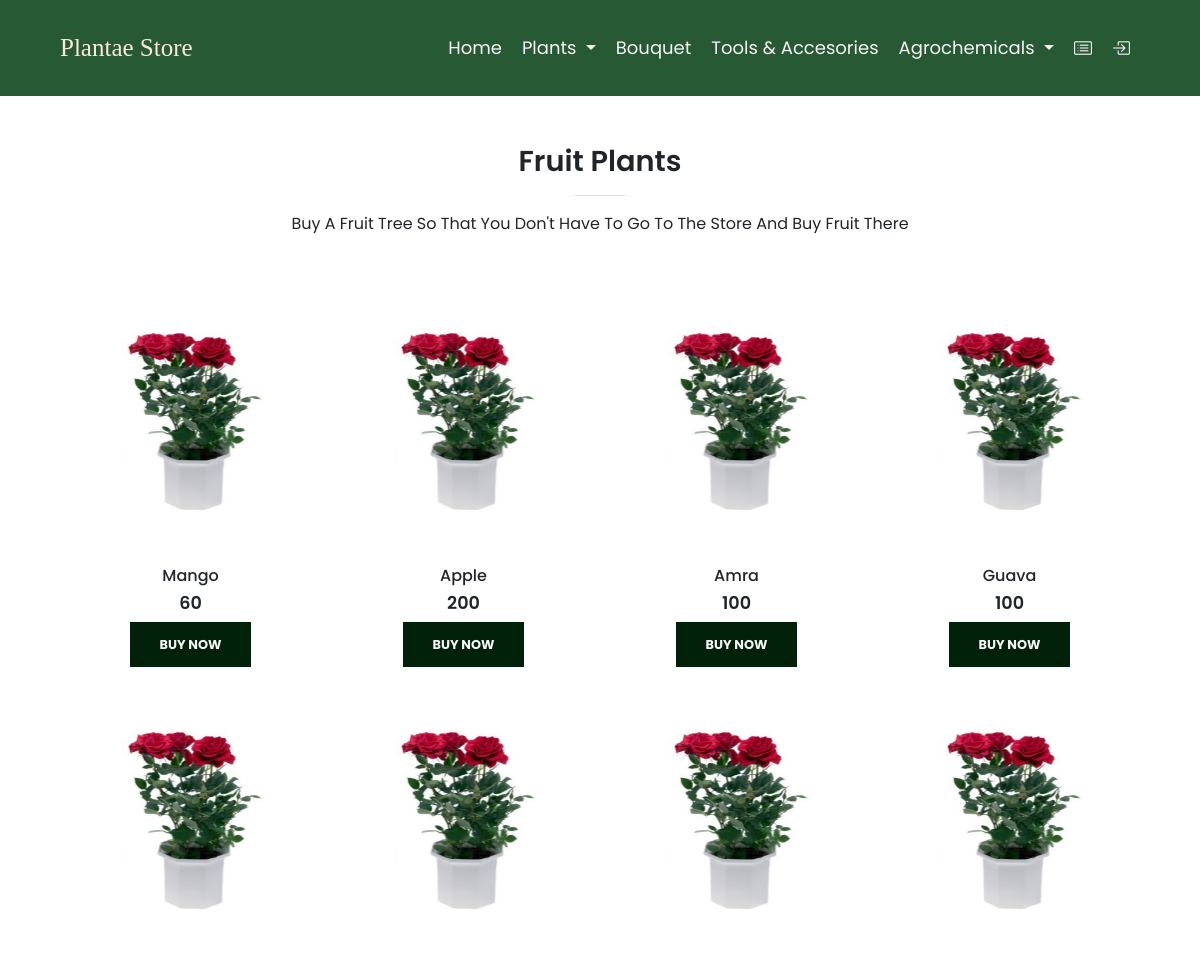
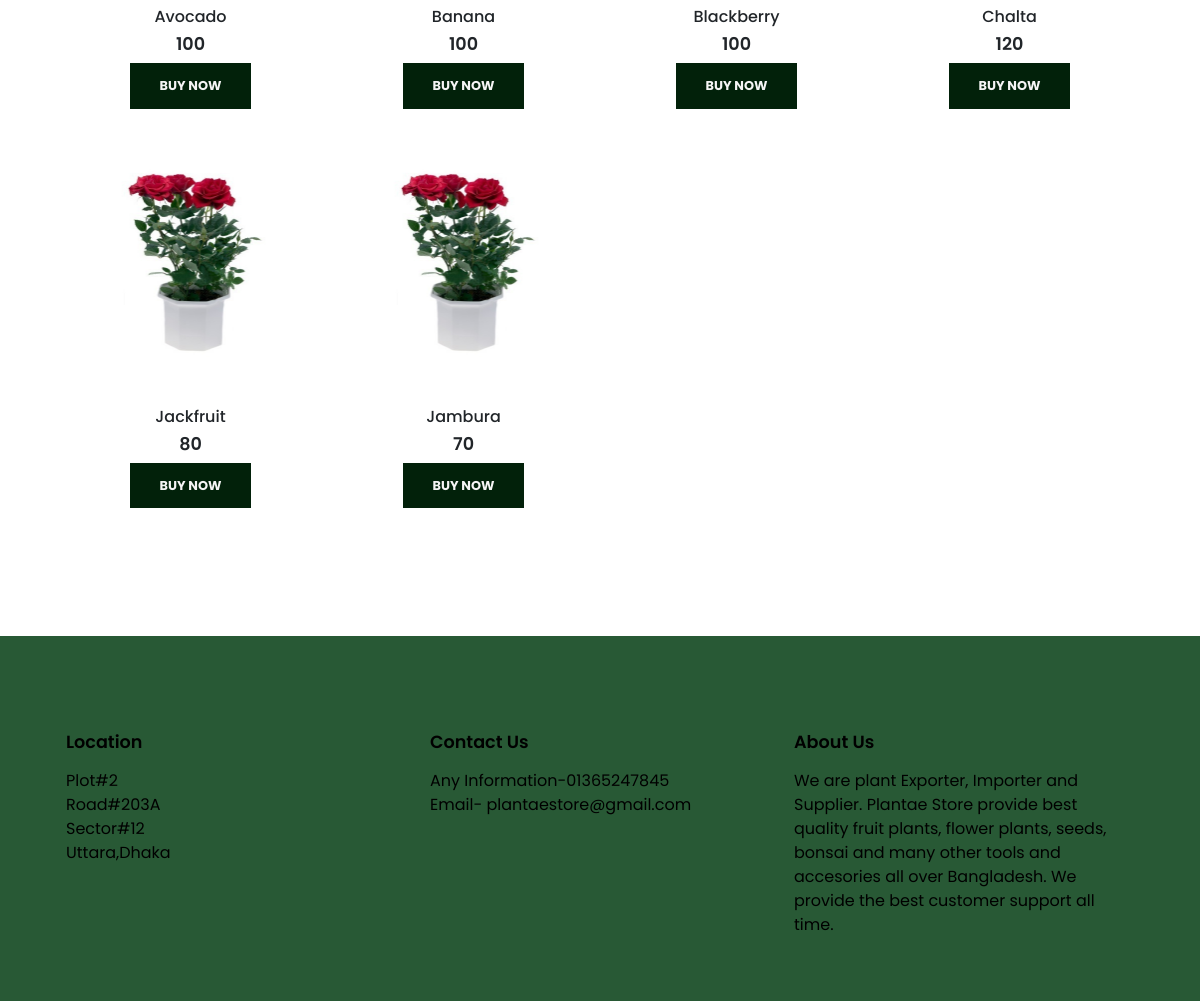
Page /fruitplant.php on the committed database (2 pictures, top to bottom).
### tables this page shows
CREATE TABLE `plant` (
  `P_ID` int(11) NOT NULL,
  `Name` varchar(255) NOT NULL,
  `Taka` varchar(255) NOT NULL,
  `Image` varchar(255) NOT NULL,
  `Type` varchar(255) NOT NULL
);

### fruitplant.php (the view, shortened to what this page needs)
<?php
include "dbConnection.php";
?>
<!DOCTYPE html>
<html lang="en">
<head>
   <link rel="stylesheet" href="https://stackpath.bootstrapcdn.com/bootstrap/4.1.3/css/bootstrap.min.css"
>
   <link href="https://cdn.jsdelivr.net/npm/bootstrap@5.0.0-beta3/dist/css/bootstrap.min.css" rel="stylesheet"
>
   <link rel="stylesheet" href="https://cdn.jsdelivr.net/npm/bootstrap-icons@1.8.1/font/bootstrap-icons.css">
   <link rel="stylesheet" href="style.css">
</head>
<body>
   <div class="head2">
      <nav class="navbar fixed-top navbar-expand-lg navbar-light bg-light py-4">
         <a class="navbar-brand" href="#">Plantae Store</a>
         <div class="collapse navbar-collapse" id="navbarNavDropdown">
            <ul class="navbar-nav ml-auto">
               <li class="nav-item ">
                  <a class="nav-link" href="index.php">Home <span class="sr-only"></span></a>
               </li>
               <li class="nav-item dropdown">
                  <a class="nav-link dropdown-toggle" href="#" id="navbarDropdownMenuLink" data-toggle="dropdown"
                     aria-haspopup="true" aria-expanded="false">
                     Plants
                  </a>
               </li>
               <li class="nav-item">
                  <a class="nav-link" href="bouqet.php">Bouquet</a>
               </li>
               <li class="nav-item">
                  <a class="nav-link" href="tools.php">Tools & Accesories</a>
               </li>
               <li class="nav-item dropdown">
                  <a class="nav-link dropdown-toggle" href="#" id="navbarDropdownMenuLink" data-toggle="dropdown"
                     aria-haspopup="true" aria-expanded="false">
                     Agrochemicals
                  </a>
               </li>
               <li class="nav-item">
                  <a class="nav-link bi bi-card-list" href="#"></a>
               </li>
               <li class="nav-item">
                  <a class="nav-link  bi bi-box-arrow-in-right" href="userIndex.php"></a>
               </li>
            </ul>
         </div>
      </nav>
   </div>
   <section id="featured " class="pt-5 pb-5">
    <div class="container text-center mt-5 py-5">
       <h2>Fruit Plants</h2>
       <hr class="mx-auto">
       <p> Buy a fruit tree so that you don't have to go to the store and buy fruit there</p>
    </div>
    <div class="row mx-auto container">
    <?php
$query = "select * from plant where Type ='Fruit'";
$rs = mysqli_query($conn, $query);
while ($row = mysqli_fetch_array($rs)) {
?>
   <div class="product text-center col-lg-3 col-md-4 col-12">
      <img class="img-fluid mb-3" src="images/rose.jpg"style="height: 250px" />
      <h5 class="p-name"><?php echo $row['Name']?></h5>
      <h4 class="p-price"><?php echo $row['Taka']?></h4>
      <form method="post">
      <button  name="shop" class="'buy-btn">Buy Now</button>
      </form>
   </div>
   <?php
}
?>
   </div>
 </section>
 <div class="foot">
   <footer class="mt-5 py-5">
      <div class="row container mx-auto pt-5">
         <div class="footer-one col-lg-4 col-md-8 col-12">
            <h4 class="pb-2">Location</h4>
            <p>Plot#2<br>Road#203A<br>Sector#12<br>Uttara,Dhaka</p>
         </div>
         <div class="footer-one col-lg-4 col-md-8 col-12">
            <h4 class="pb-2">Contact Us</h4>
            <p>Any Information-01365247845<br>Email- plantaestore@gmail.com</p>
         </div>
         <div class="footer-one col-lg-4 col-md-8 col-12">
            <h4 class="pb-2">About Us</h4>
            <p>We are plant Exporter, Importer and Supplier. Plantae Store provide best quality fruit plants,
               flower plants, seeds, bonsai and many other tools and accesories all over Bangladesh. We provide the
               best customer support
               all time.
            </p>
         </div>
      </div>
   </footer>
   </div>
</body>
</html>

### style.css (style rules this page uses)
:root { --green:#285935; }
* { font-family: 'Poppins', sans-serif; margin:0; padding:0; box-sizing: border-box; text-transform: capitalize; outline: none; border:none; text-decoration: none; transition: all .3s linear; }
.navbar { padding:1.5rem 5%; background:var(--green) !important ; font-size: 18px; top: 0; left: 0; }
.navbar .navbar-brand { font-size: 25px; font-family: Comic Sans MS; color: antiquewhite; }
.navbar-light .navbar-nav .nav-link { color: whitesmoke; padding: 0 10px; }
button { font-size: 0.8rem; font-weight: 700; outline: none; background-color: #02210a; border: none; color: whitesmoke; padding: 13px 30px; text-transform: uppercase; }
.product { cursor: pointer; margin-bottom: 2rem; }
.product img { transition:0.3s all; }
hr { width : 50px; height :20px; background-color: orangered; }
.footer-one p { text-transform: none; }
footer { background-color:#285935 ; color: black; }
h2 { font-size: 1.8rem; font-weight: 600; }
h4 { font-size: 1.1rem; font-weight: 600; }
h5 { font-size: 1rem; font-weight: 500; }

### rows in the picture
plant: Name "Mango", Taka "60"
plant: Name "Apple", Taka "200"
plant: Name "Amra", Taka "100"
plant: Name "Guava", Taka "100"
plant: Name "Avocado", Taka "100"
plant: Name "Banana", Taka "100"
plant: Name "Blackberry", Taka "100"
plant: Name "Chalta", Taka "120"
plant: Name "Jackfruit", Taka "80"
plant: Name "Jambura", Taka "70"
